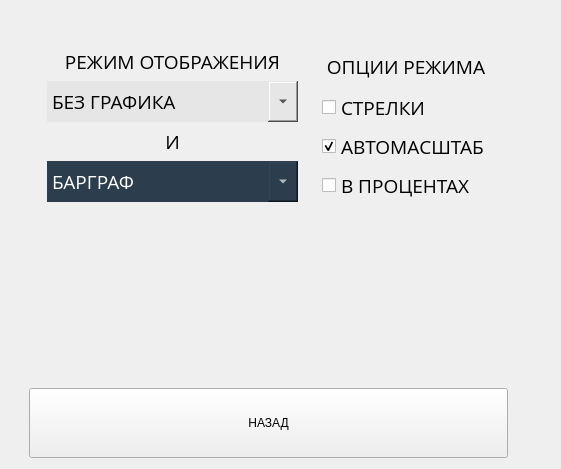
           <widget class="QWidget" name="pageOtobrazhenie">
            <layout class="QVBoxLayout" name="verticalLayout_33">
             <property name="leftMargin">
              <number>29</number>
             </property>
             <property name="topMargin">
              <number>30</number>
             </property>
             <property name="rightMargin">
              <number>53</number>
             </property>
             <item>
              <widget class="QFrame" name="frameAnalogModes">
               <property name="frameShape">
                <enum>QFrame::NoFrame</enum>
               </property>
               <property name="frameShadow">
                <enum>QFrame::Raised</enum>
               </property>
               <layout class="QGridLayout" name="gridLayout_15">
                <property name="leftMargin">
                 <number>9</number>
                </property>
                <property name="topMargin">
                 <number>9</number>
                </property>
                <property name="rightMargin">
                 <number>9</number>
                </property>
                <item row="3" column="0">
                 <widget class="QFrame" name="frame_18">
                  <property name="frameShape">
                   <enum>QFrame::NoFrame</enum>
                  </property>
                  <property name="frameShadow">
                   <enum>QFrame::Raised</enum>
                  </property>
                  <layout class="QVBoxLayout" name="verticalLayout_32">
                   <item>
                    <widget class="QLabel" name="label_8">
                     <property name="font">
                      <font>
                       <family>Open Sans</family>
                       <pointsize>14</pointsize>
                      </font>
                     </property>
                     <property name="text">
                      <string>РЕЖИМ ОТОБРАЖЕНИЯ</string>
                     </property>
                     <property name="alignment">
                      <set>Qt::AlignCenter</set>
                     </property>
                    </widget>
                   </item>
                   <item>
                    <widget class="QComboBox" name="modeGraf">
                     <property name="minimumSize">
                      <size>
                       <width>0</width>
                       <height>41</height>
                      </size>
                     </property>
                     <property name="maximumSize">
                      <size>
                       <width>16777215</width>
                       <height>16777215</height>
                      </size>
                     </property>
                     <property name="font">
                      <font>
                       <family>Open Sans</family>
                       <pointsize>14</pointsize>
                      </font>
                     </property>
                     <property name="styleSheet">
                      <string notr="true">QComboBox {
background-color: rgb(230, 230, 230);
color: rgb(0, 0, 0);
border-radius: 0px;
}
QComboBox::drop-down {
	width:30px;
 }</string>
                     </property>
                     <property name="currentIndex">
                      <number>0</number>
                     </property>
                     <item>
                      <property name="text">
                       <string>БЕЗ ГРАФИКА</string>
                      </property>
                     </item>
                     <item>
                      <property name="text">
                       <string>КРИВАЯ</string>
                      </property>
                     </item>
                     <item>
                      <property name="text">
                       <string>КРУГОВАЯ ДИАГРАММА</string>
                      </property>
                     </item>
                    </widget>
                   </item>
                   <item>
                    <widget class="QLabel" name="label_7">
                     <property name="font">
                      <font>
                       <family>Open Sans</family>
                       <pointsize>14</pointsize>
                      </font>
                     </property>
                     <property name="text">
                      <string>И</string>
                     </property>
                     <property name="alignment">
                      <set>Qt::AlignCenter</set>
                     </property>
                    </widget>
                   </item>
                   <item>
                    <widget class="QComboBox" name="modeBar">
                     <property name="minimumSize">
                      <size>
                       <width>0</width>
                       <height>41</height>
                      </size>
                     </property>
                     <property name="maximumSize">
                      <size>
                       <width>16777215</width>
                       <height>16777215</height>
                      </size>
                     </property>
                     <property name="font">
                      <font>
                       <family>Open Sans</family>
                       <pointsize>14</pointsize>
                      </font>
                     </property>
                     <property name="styleSheet">
                      <string notr="true">QComboBox {
background-color:rgb(44, 61, 77);
color: rgb(255 , 255, 255);
border-radius: 0px;
}
QComboBox::drop-down {
	width:30px;
 }</string>
                     </property>
                     <property name="currentIndex">
                      <number>0</number>
                     </property>
                     <item>
                      <property name="text">
                       <string>БАРГРАФ</string>
                      </property>
                     </item>
                     <item>
                      <property name="text">
                       <string>ЦИФРА</string>
                      </property>
                     </item>
                    </widget>
                   </item>
                  </layout>
                 </widget>
                </item>
                <item row="3" column="1">
                 <widget class="QFrame" name="frame_17">
                  <property name="frameShape">
                   <enum>QFrame::NoFrame</enum>
                  </property>
                  <property name="frameShadow">
                   <enum>QFrame::Raised</enum>
                  </property>
                  <layout class="QVBoxLayout" name="verticalLayout_17">
                   <item>
                    <widget class="QLabel" name="label_9">
                     <property name="font">
                      <font>
                       <family>Open Sans</family>
                       <pointsize>14</pointsize>
                      </font>
                     </property>
                     <property name="text">
                      <string>ОПЦИИ РЕЖИМА</string>
                     </property>
                     <property name="alignment">
                      <set>Qt::AlignCenter</set>
                     </property>
                    </widget>
                   </item>
                   <item>
                    <widget class="QCheckBox" name="arrowscheckBox">
                     <property name="enabled">
                      <bool>true</bool>
                     </property>
                     <property name="font">
                      <font>
                       <family>Open Sans</family>
                       <pointsize>14</pointsize>
                       <weight>50</weight>
                       <bold>false</bold>
                      </font>
                     </property>
                     <property name="text">
                      <string>СТРЕЛКИ</string>
                     </property>
                    </widget>
                   </item>
                   <item>
                    <widget class="QCheckBox" name="autoscalecheckbox">
                     <property name="enabled">
                      <bool>true</bool>
                     </property>
                     <property name="font">
                      <font>
                       <family>Open Sans</family>
                       <pointsize>14</pointsize>
                       <weight>50</weight>
                       <bold>false</bold>
                      </font>
                     </property>
                     <property name="text">
                      <string>АВТОМАСШТАБ</string>
                     </property>
                     <property name="checked">
                      <bool>true</bool>
                     </property>
                    </widget>
                   </item>
                   <item>
                    <widget class="QCheckBox" name="percentCheckBox">
                     <property name="enabled">
                      <bool>true</bool>
                     </property>
                     <property name="font">
                      <font>
                       <family>Open Sans</family>
                       <pointsize>14</pointsize>
                       <weight>50</weight>
                       <bold>false</bold>
                      </font>
                     </property>
                     <property name="text">
                      <string>В ПРОЦЕНТАХ</string>
                     </property>
                    </widget>
                   </item>
                  </layout>
                 </widget>
                </item>
               </layout>
              </widget>
             </item>
             <item>
              <spacer name="verticalSpacer_16">
               <property name="orientation">
                <enum>Qt::Vertical</enum>
               </property>
               <property name="sizeHint" stdset="0">
                <size>
                 <width>20</width>
                 <height>162</height>
                </size>
               </property>
              </spacer>
             </item>
             <item>
              <widget class="wButtonStyled" name="bBackOtobrazhenie">
               <property name="sizePolicy">
                <sizepolicy hsizetype="Preferred" vsizetype="Preferred">
                 <horstretch>0</horstretch>
                 <verstretch>0</verstretch>
                </sizepolicy>
               </property>
               <property name="minimumSize">
                <size>
                 <width>0</width>
                 <height>70</height>
                </size>
               </property>
               <property name="text">
                <string>НАЗАД</string>
               </property>
              </widget>
             </item>
            </layout>
           </widget>
